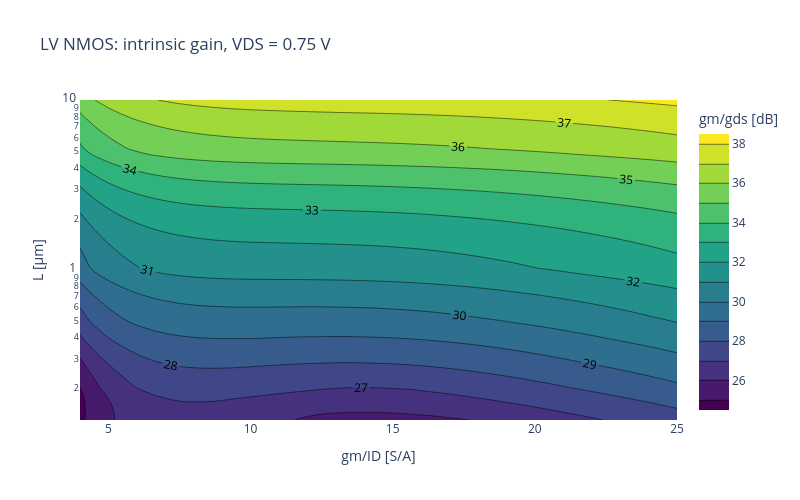

The code cell stored with this chart in its notebook:
### Markdown cell above
# 5. Interactive Contour Plot (Plotly)

Hovering shows gm/ID, L and the value at the mouse position, dragging zooms in, double-click resets.

### Code cell
import plotly.graph_objects as go

fig = go.Figure(go.Contour(
    x=gm_id, y=L, z=gain_dB,
    colorscale='Viridis', colorbar=dict(title='gm/gds [dB]'),
    contours=dict(showlabels=True),
    customdata=fT,
    hovertemplate='gm/ID = %{x:.1f} S/A<br>L = %{y:.2f} µm<br>gm/gds = %{z:.1f} dB<br>fT = %{customdata:.3s}Hz<extra></extra>',
))
fig.update_layout(title=f'{dev_name}: intrinsic gain, VDS = {VDS} V',
                  xaxis_title='gm/ID [S/A]', yaxis_title='L [µm]', yaxis_type='log', width=800, height=500)
fig.show()

### Figure 1 — Plotly figure (JSON) as saved in the notebook; plotly's stock layout.template omitted (floating-point values rounded to 4 significant figures; data arrays with more than 128 entries replaced by an {"elided": "..."} marker saying what was removed)
{"data": [{"colorbar": {"title": {"text": "gm/gds [dB]"}}, "colorscale": [[0, "#440154"], [0.1111, "#482878"], [0.2222, "#3e4989"], [0.3333, "#31688e"], [0.4444, "#26828e"], [0.5556, "#1f9e89"], [0.6667, "#35b779"], [0.7778, "#6ece58"], [0.8889, "#b5de2b"], [1, "#fde725"]], "contours": {"showlabels": true}, "customdata": {"elided": "60x85 float values"}, "hovertemplate": "gm/ID = %{x:.1f} S/A<br>L = %{y:.2f} µm<br>gm/gds = %{z:.1f} dB<br>fT = %{customdata:.3s}Hz<extra></extra>", "type": "contour", "x": [4.0, 4.25, 4.5, 4.75, 5.0, 5.25, 5.5, 5.75, 6.0, 6.25, 6.5, 6.75, 7.0, 7.25, 7.5, 7.75, 8.0, 8.25, 8.5, 8.75, 9.0, 9.25, 9.5, 9.75, 10.0, 10.25, 10.5, 10.75, 11.0, 11.25, 11.5, 11.75, 12.0, 12.25, 12.5, 12.75, 13.0, 13.25, 13.5, 13.75, 14.0, 14.25, 14.5, 14.75, 15.0, 15.25, 15.5, 15.75, 16.0, 16.25, 16.5, 16.75, 17.0, 17.25, 17.5, 17.75, 18.0, 18.25, 18.5, 18.75, 19.0, 19.25, 19.5, 19.75, 20.0, 20.25, 20.5, 20.75, 21.0, 21.25, 21.5, 21.75, 22.0, 22.25, 22.5, 22.75, 23.0, 23.25, 23.5, 23.75, 24.0, 24.25, 24.5, 24.75, 25.0], "y": [0.13, 0.1399, 0.1506, 0.1621, 0.1745, 0.1878, 0.2022, 0.2176, 0.2343, 0.2521, 0.2714, 0.2921, 0.3144, 0.3385, 0.3643, 0.3921, 0.4221, 0.4543, 0.489, 0.5264, 0.5666, 0.6099, 0.6565, 0.7066, 0.7606, 0.8187, 0.8812, 0.9485, 1.021, 1.099, 1.183, 1.273, 1.371, 1.475, 1.588, 1.709, 1.84, 1.98, 2.132, 2.294, 2.47, 2.658, 2.861, 3.08, 3.315, 3.568, 3.841, 4.134, 4.45, 4.79, 5.156, 5.55, 5.974, 6.43, 6.921, 7.45, 8.019, 8.631, 9.29, 10.0], "z": {"elided": "60x85 float values"}}], "layout": {"height": 500, "title": {"text": "LV NMOS: intrinsic gain, VDS = 0.75 V"}, "width": 800, "xaxis": {"title": {"text": "gm/ID [S/A]"}}, "yaxis": {"title": {"text": "L [µm]"}, "type": "log"}}}
